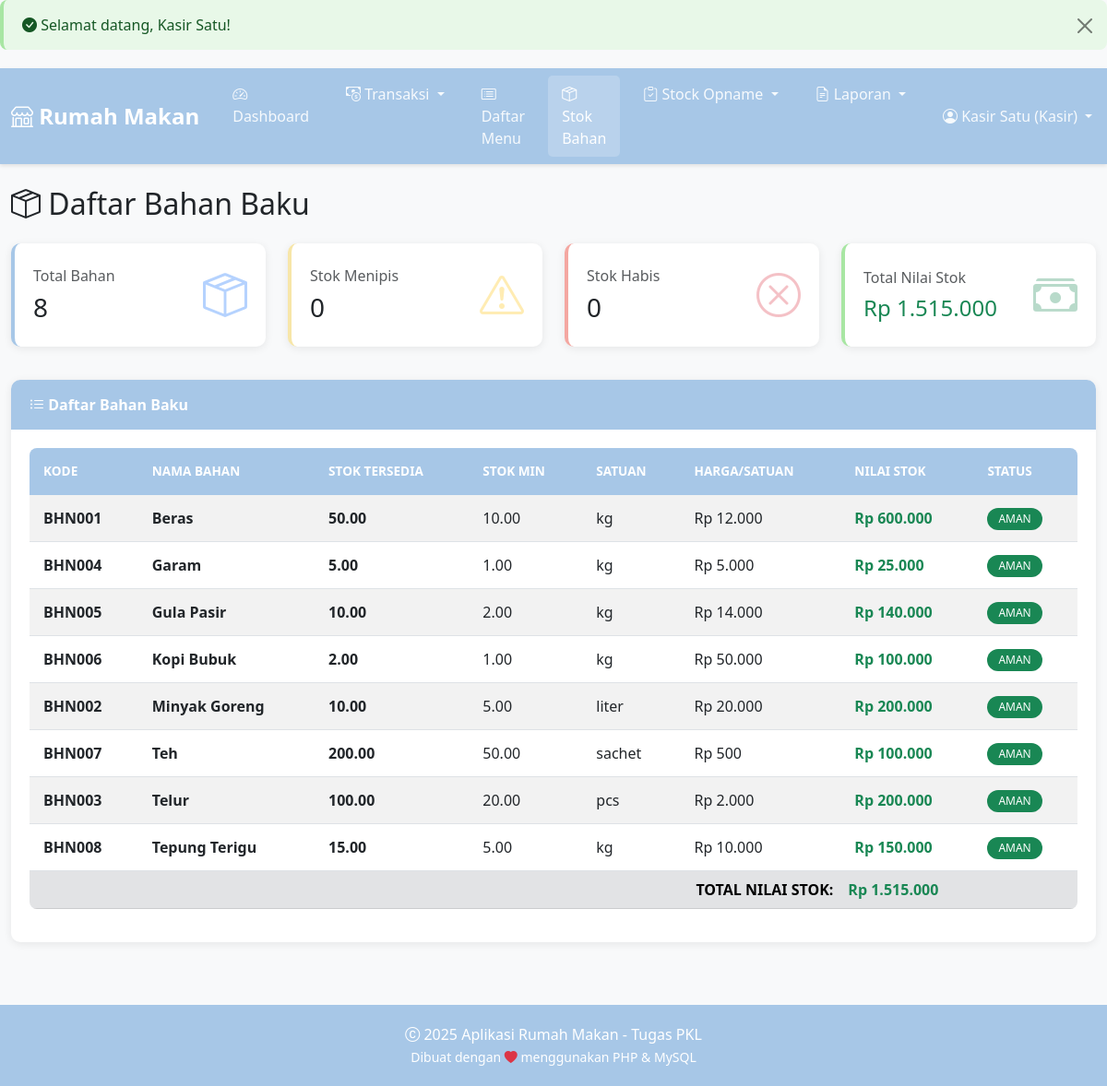
The page /index.php?page=list_bahan (signed in) on the database its author committed.
### tables this page shows
CREATE TABLE bahan_baku (
    id INT PRIMARY KEY AUTO_INCREMENT,
    kode_bahan VARCHAR(20) UNIQUE NOT NULL,
    nama_bahan VARCHAR(100) NOT NULL,
    satuan ENUM('kg', 'gram', 'liter', 'ml', 'pcs', 'sachet') NOT NULL,
    stok_tersedia DECIMAL(10,2) DEFAULT 0,
    stok_minimum DECIMAL(10,2) DEFAULT 0,
    harga_beli_per_satuan DECIMAL(15,2) NOT NULL,
    created_at TIMESTAMP DEFAULT CURRENT_TIMESTAMP,
    updated_at TIMESTAMP DEFAULT CURRENT_TIMESTAMP ON UPDATE CURRENT_TIMESTAMP
);

### config/database.php (called while the page is built, shortened)
<?php
$conn = null;
function getConnection() {
    global $conn;
    if ($conn === null) {
        try {
            $conn = new mysqli(DB_HOST, DB_USER, DB_PASS, DB_NAME);
            $conn->set_charset('utf8mb4');
        } catch (Exception $e) {
            die("Error Database: " . $e->getMessage());
        }
    }
    return $conn;
}
function query($sql, $params = []) {
    $conn = getConnection();
    if (empty($params)) {
        $result = $conn->query($sql);
        return $result;
    }
    $stmt = $conn->prepare($sql);
    $stmt->execute();
    $result = $stmt->get_result();
    return $result;
}
function fetchAll($sql, $params = []) {
    $result = query($sql, $params);
    $data = [];
    if ($result) {
        while ($row = $result->fetch_assoc()) {
            $data[] = $row;
        }
    }
    return $data;
}
function formatRupiah($number) {
    return 'Rp ' . number_format($number, 0, ',', '.');
}
?>

### modul/bahan_baku/list_bahan.php (the view, shortened to what this page needs)
<?php
$bahan_list = fetchAll("SELECT * FROM bahan_baku ORDER BY nama_bahan");
$total_nilai_stok = 0;
foreach ($bahan_list as $bahan) {
    $total_nilai_stok += $bahan['stok_tersedia'] * $bahan['harga_beli_per_satuan'];
}
?>
<div class="row mb-3">
    <div class="col-md-12">
        <h2><i class="bi bi-box-seam"></i> Daftar Bahan Baku</h2>
    </div>
</div>
<div class="row mb-3">
    <div class="col-md-3">
        <div class="card dashboard-card card-primary">
            <div class="card-body">
                <div>
                    <h6 class="text-muted">Total Bahan</h6>
                    <h3 class="mb-0"><?php echo count($bahan_list); ?></h3>
                </div>
                <div class="icon">
                    <i class="bi bi-box-seam text-primary"></i>
                </div>
            </div>
        </div>
    </div>
    <div class="col-md-3">
        <div class="card dashboard-card card-warning">
            <div class="card-body">
                <div>
                    <h6 class="text-muted">Stok Menipis</h6>
                    <h3 class="mb-0">
                        <?php
                        $menipis = array_filter($bahan_list, function($b) {
                            return $b['stok_tersedia'] <= $b['stok_minimum'];
                        });
                        echo count($menipis);
                        ?>
                    </h3>
                </div>
                <div class="icon">
                    <i class="bi bi-exclamation-triangle text-warning"></i>
                </div>
            </div>
        </div>
    </div>
    <div class="col-md-3">
        <div class="card dashboard-card card-danger">
            <div class="card-body">
                <div>
                    <h6 class="text-muted">Stok Habis</h6>
                    <h3 class="mb-0">
                        <?php
                        $habis = array_filter($bahan_list, function($b) {
                            return $b['stok_tersedia'] == 0;
                        });
                        echo count($habis);
                        ?>
                    </h3>
                </div>
                <div class="icon">
                    <i class="bi bi-x-circle text-danger"></i>
                </div>
            </div>
        </div>
    </div>
    <div class="col-md-3">
        <div class="card dashboard-card card-success">
            <div class="card-body">
                <div>
                    <h6 class="text-muted">Total Nilai Stok</h6>
                    <h4 class="mb-0 text-success"><?php echo formatRupiah($total_nilai_stok); ?></h4>
                </div>
                <div class="icon">
                    <i class="bi bi-cash-stack text-success"></i>
                </div>
            </div>
        </div>
    </div>
</div>
<div class="row">
    <div class="col-md-12">
        <div class="card">
            <div class="card-header d-flex justify-content-between align-items-center">
                <span><i class="bi bi-list-ul"></i> Daftar Bahan Baku</span>
            </div>
            <div class="card-body">
                <?php if (empty($bahan_list)): ?>
                    <div class="text-center text-muted py-5">
                        <i class="bi bi-inbox" style="font-size: 3rem;"></i>
                        <p class="mt-3">Belum ada bahan baku</p>
                        <?php if ($_SESSION['role'] == 'admin'): ?>
                        <a href="index.php?page=tambah_bahan" class="btn btn-primary">
                            <i class="bi bi-plus-circle"></i> Tambah Bahan Pertama
                        </a>
                        <?php endif; ?>
                    </div>
                <?php else: ?>
                    <div class="table-responsive">
                        <table class="table table-striped table-hover">
                            <thead>
                                <tr>
                                    <th>Kode</th>
                                    <th>Nama Bahan</th>
                                    <th>Stok Tersedia</th>
                                    <th>Stok Min</th>
                                    <th>Satuan</th>
                                    <th>Harga/Satuan</th>
                                    <th>Nilai Stok</th>
                                    <th>Status</th>
                                </tr>
                            </thead>
                            <tbody>
                                <?php foreach ($bahan_list as $bahan):
                                    $nilai_stok = $bahan['stok_tersedia'] * $bahan['harga_beli_per_satuan'];
                                    $is_menipis = $bahan['stok_tersedia'] <= $bahan['stok_minimum'];
                                    $is_habis = $bahan['stok_tersedia'] == 0;
                                ?>
                                <tr class="<?php echo $is_habis ? 'table-danger' : ($is_menipis ? 'table-warning' : ''); ?>">
                                    <td><strong><?php echo $bahan['kode_bahan']; ?></strong></td>
                                    <td><strong><?php echo $bahan['nama_bahan']; ?></strong></td>
                                    <td>
                                        <strong class="<?php echo $is_habis ? 'text-danger' : ($is_menipis ? 'text-warning' : ''); ?>">
                                            <?php echo number_format($bahan['stok_tersedia'], 2); ?>
                                        </strong>
                                    </td>
                                    <td><?php echo number_format($bahan['stok_minimum'], 2); ?></td>
                                    <td><?php echo $bahan['satuan']; ?></td>
                                    <td><?php echo formatRupiah($bahan['harga_beli_per_satuan']); ?></td>
                                    <td class="text-success"><strong><?php echo formatRupiah($nilai_stok); ?></strong></td>
                                    <td>
                                        <?php if ($is_habis): ?>
                                            <span class="badge bg-danger">HABIS</span>
                                        <?php elseif ($is_menipis): ?>
                                            <span class="badge bg-warning">MENIPIS</span>
                                        <?php else: ?>
                                            <span class="badge bg-success">AMAN</span>
                                        <?php endif; ?>
                                    </td>
                                </tr>
                                <?php endforeach; ?>
                            </tbody>
                            <tfoot>
                                <tr class="table-secondary">
                                    <th colspan="6" class="text-end">TOTAL NILAI STOK:</th>
                                    <th class="text-success"><?php echo formatRupiah($total_nilai_stok); ?></th>
                                    <th colspan="2"></th>
                                </tr>
                            </tfoot>
                        </table>
                    </div>
                <?php endif; ?>
            </div>
        </div>
    </div>
</div>

### style/css.css (style rules this page uses)
:root { --primary-color: #A7C7E7; --secondary-color: #F7D08A; --success-color: #A8E6A3; --danger-color: #F4A7A1; --warning-color: #F7E6A8; --info-color: #A8D8EA; --dark-color: #7A8C9E; --light-color: #F6F6F6; }
body { font-family: 'Segoe UI', Tahoma, Geneva, Verdana, sans-serif; background-color: #F8F9FA; min-height: 100vh; }
.card { border: none; border-radius: 10px; box-shadow: 0 2px 10px rgba(0,0,0,0.08); margin-bottom: 20px; transition: transform 0.2s ease, box-shadow 0.2s ease; }
.card-header { background-color: var(--primary-color); color: white; border: none; border-radius: 10px 10px 0 0 !important; font-weight: 600; padding: 15px 20px; }
.card-body { padding: 20px; }
.dashboard-card { border-left: 4px solid; transition: all 0.3s ease; }
.dashboard-card.card-primary { border-left-color: var(--primary-color); }
.dashboard-card.card-success { border-left-color: var(--success-color); }
.dashboard-card.card-warning { border-left-color: var(--warning-color); }
.dashboard-card.card-danger { border-left-color: var(--danger-color); }
.dashboard-card .card-body { display: flex; align-items: center; justify-content: space-between; }
.dashboard-card .icon { font-size: 3rem; opacity: 0.3; }
.table { background: white; border-radius: 8px; overflow: hidden; }
.table thead th { background-color: var(--primary-color); color: white; border: none; font-weight: 600; text-transform: uppercase; font-size: 0.85rem; padding: 15px; }
.table tbody tr { transition: background-color 0.2s ease; }
.table td { vertical-align: middle; padding: 12px 15px; }
.table-striped tbody tr:nth-of-type(odd) { background-color: rgba(0,0,0,0.02); }
.badge { padding: 6px 12px; font-weight: 500; border-radius: 20px; }

### rows shown on the page
bahan_baku: kode_bahan "BHN001", nama_bahan "Beras", stok_tersedia "50.00", stok_minimum "10.00", satuan "kg", harga_beli_per_satuan "Rp 12.000", formatRupiah($nilai_stok) "Rp 600.000", shows "AMAN"
bahan_baku: kode_bahan "BHN004", nama_bahan "Garam", stok_tersedia "5.00", stok_minimum "1.00", satuan "kg", harga_beli_per_satuan "Rp 5.000", formatRupiah($nilai_stok) "Rp 25.000", shows "AMAN"
bahan_baku: kode_bahan "BHN005", nama_bahan "Gula Pasir", stok_tersedia "10.00", stok_minimum "2.00", satuan "kg", harga_beli_per_satuan "Rp 14.000", formatRupiah($nilai_stok) "Rp 140.000", shows "AMAN"
bahan_baku: kode_bahan "BHN006", nama_bahan "Kopi Bubuk", stok_tersedia "2.00", stok_minimum "1.00", satuan "kg", harga_beli_per_satuan "Rp 50.000", formatRupiah($nilai_stok) "Rp 100.000", shows "AMAN"
bahan_baku: kode_bahan "BHN002", nama_bahan "Minyak Goreng", stok_tersedia "10.00", stok_minimum "5.00", satuan "liter", harga_beli_per_satuan "Rp 20.000", formatRupiah($nilai_stok) "Rp 200.000", shows "AMAN"
bahan_baku: kode_bahan "BHN007", nama_bahan "Teh", stok_tersedia "200.00", stok_minimum "50.00", satuan "sachet", harga_beli_per_satuan "Rp 500", formatRupiah($nilai_stok) "Rp 100.000", shows "AMAN"
bahan_baku: kode_bahan "BHN003", nama_bahan "Telur", stok_tersedia "100.00", stok_minimum "20.00", satuan "pcs", harga_beli_per_satuan "Rp 2.000", formatRupiah($nilai_stok) "Rp 200.000", shows "AMAN"
bahan_baku: kode_bahan "BHN008", nama_bahan "Tepung Terigu", stok_tersedia "15.00", stok_minimum "5.00", satuan "kg", harga_beli_per_satuan "Rp 10.000", formatRupiah($nilai_stok) "Rp 150.000", shows "AMAN"

### other values the page prints
$_SESSION['success'] "Selamat datang, Kasir Satu!"
$_SESSION['nama_lengkap'] "Kasir Satu"
$_SESSION['role'] "Kasir"
count($bahan_list) "8"
count($menipis) "0"
count($habis) "0"
formatRupiah($total_nilai_stok) "Rp 1.515.000"
